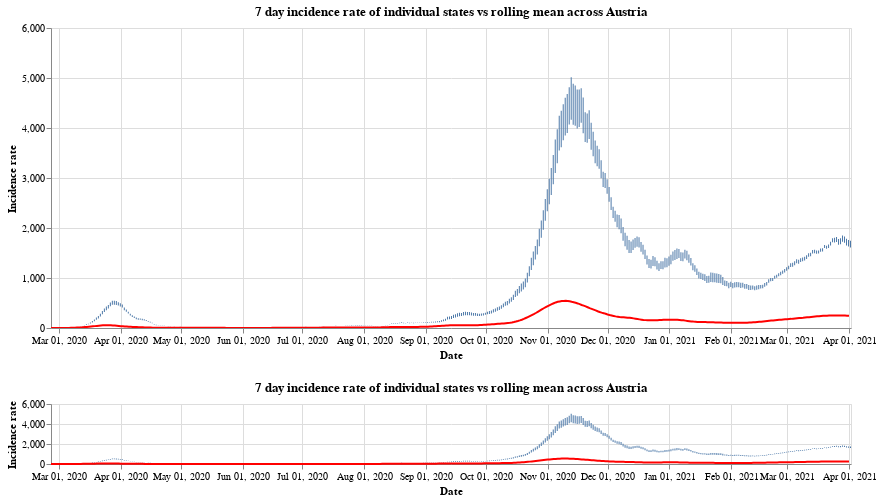

Source (notebook cell):
### Markdown cell above
Finally we have the

### Code cell
#collapse
brush = alt.selection(type='interval', encodings=['x'])
states = at_data['Bundesland'].unique()
states.sort()

selection = alt.selection_single(
    name='Select',
    fields=['Bundesland'],
    init={'Bundesland': 'Vorarlberg'},
    bind={'Bundesland': alt.binding_select(options=states)}
)

# scatter plot, modify opacity based on selection
bars = alt.Chart(at_data).mark_bar().add_selection(
    selection
).encode(
    x=alt.X("yearmonthdate(Time):T", axis=alt.Axis(title='Date')),
    y=alt.Y("SiebenTageInzidenzFaelle:Q", axis=alt.Axis(title='Incidence rate')),
    tooltip='SiebenTageInzidenzFaelle:Q',
    opacity=alt.condition(selection, alt.value(1), alt.value(0))
).properties(title=f'7 day incidence rate of individual states vs rolling mean across Austria', width=800)

line = alt.Chart(all_austria).mark_line(
    color='red',
    size=2,
).transform_window(
    rolling_mean='mean(SiebenTageInzidenzFaelle)',
    frame=[0, 7]
).encode(
    x='yearmonthdate(Time):T',
    y='rolling_mean:Q'
)

base = alt.layer(bars, line)
upper_bars = bars.encode(
    alt.X('yearmonthdate(Time):T',axis=alt.Axis(title='Date'),
          scale=alt.Scale(domain=brush))
)
upper_line = line.encode(
    alt.X('yearmonthdate(Time):T',axis=alt.Axis(title='Date'),
          scale=alt.Scale(domain=brush))
)

upper = alt.layer(upper_bars, upper_line)

lower = base.properties(
    height=60
).add_selection(brush)
upper & lower

### Figure 1 — Vega-Lite specification as saved in the notebook (floating-point values rounded to 4 significant figures; data arrays with more than 128 entries replaced by an {"elided": "..."} marker saying what was removed)
{"config": {"view": {"continuousWidth": 400, "continuousHeight": 300}}, "vconcat": [{"layer": [{"data": {"name": "data-957b301adf27c33e0b53353b7345c8fc"}, "mark": "bar", "encoding": {"opacity": {"condition": {"value": 1, "selection": "Select"}, "value": 0}, "tooltip": {"type": "quantitative", "field": "SiebenTageInzidenzFaelle"}, "x": {"type": "temporal", "axis": {"title": "Date"}, "field": "Time", "scale": {"domain": {"selection": "selector003"}}, "timeUnit": "yearmonthdate"}, "y": {"type": "quantitative", "axis": {"title": "Incidence rate"}, "field": "SiebenTageInzidenzFaelle"}}, "selection": {"Select": {"type": "single", "fields": ["Bundesland"], "init": {"Bundesland": "Vorarlberg"}, "bind": {"Bundesland": {"input": "select", "options": ["Burgenland", "Kärnten", "Niederösterreich", "Oberösterreich", "Salzburg", "Steiermark", "Tirol", "Vorarlberg", "Wien", "Österreich"]}}}}, "title": "7 day incidence rate of individual states vs rolling mean across Austria", "width": 800}, {"data": {"name": "data-94154c6826881ee01d319a1e0256acd4"}, "mark": {"type": "line", "color": "red", "size": 2}, "encoding": {"x": {"type": "temporal", "axis": {"title": "Date"}, "field": "Time", "scale": {"domain": {"selection": "selector003"}}, "timeUnit": "yearmonthdate"}, "y": {"type": "quantitative", "field": "rolling_mean"}}, "transform": [{"window": [{"op": "mean", "field": "SiebenTageInzidenzFaelle", "as": "rolling_mean"}], "frame": [0, 7]}]}]}, {"layer": [{"data": {"name": "data-957b301adf27c33e0b53353b7345c8fc"}, "mark": "bar", "encoding": {"opacity": {"condition": {"value": 1, "selection": "Select"}, "value": 0}, "tooltip": {"type": "quantitative", "field": "SiebenTageInzidenzFaelle"}, "x": {"type": "temporal", "axis": {"title": "Date"}, "field": "Time", "timeUnit": "yearmonthdate"}, "y": {"type": "quantitative", "axis": {"title": "Incidence rate"}, "field": "SiebenTageInzidenzFaelle"}}, "selection": {"Select": {"type": "single", "fields": ["Bundesland"], "init": {"Bundesland": "Vorarlberg"}, "bind": {"Bundesland": {"input": "select", "options": ["Burgenland", "Kärnten", "Niederösterreich", "Oberösterreich", "Salzburg", "Steiermark", "Tirol", "Vorarlberg", "Wien", "Österreich"]}}}, "selector003": {"type": "interval", "encodings": ["x"]}}, "title": "7 day incidence rate of individual states vs rolling mean across Austria", "width": 800}, {"data": {"name": "data-94154c6826881ee01d319a1e0256acd4"}, "mark": {"type": "line", "color": "red", "size": 2}, "encoding": {"x": {"type": "temporal", "field": "Time", "timeUnit": "yearmonthdate"}, "y": {"type": "quantitative", "field": "rolling_mean"}}, "transform": [{"window": [{"op": "mean", "field": "SiebenTageInzidenzFaelle", "as": "rolling_mean"}], "frame": [0, 7]}]}], "height": 60}], "$schema": "https://vega.github.io/schema/vega-lite/v4.8.1.json", "datasets": {"data-957b301adf27c33e0b53353b7345c8fc": {"elided": "4010 records"}, "data-94154c6826881ee01d319a1e0256acd4": {"elided": "401 records"}}}
